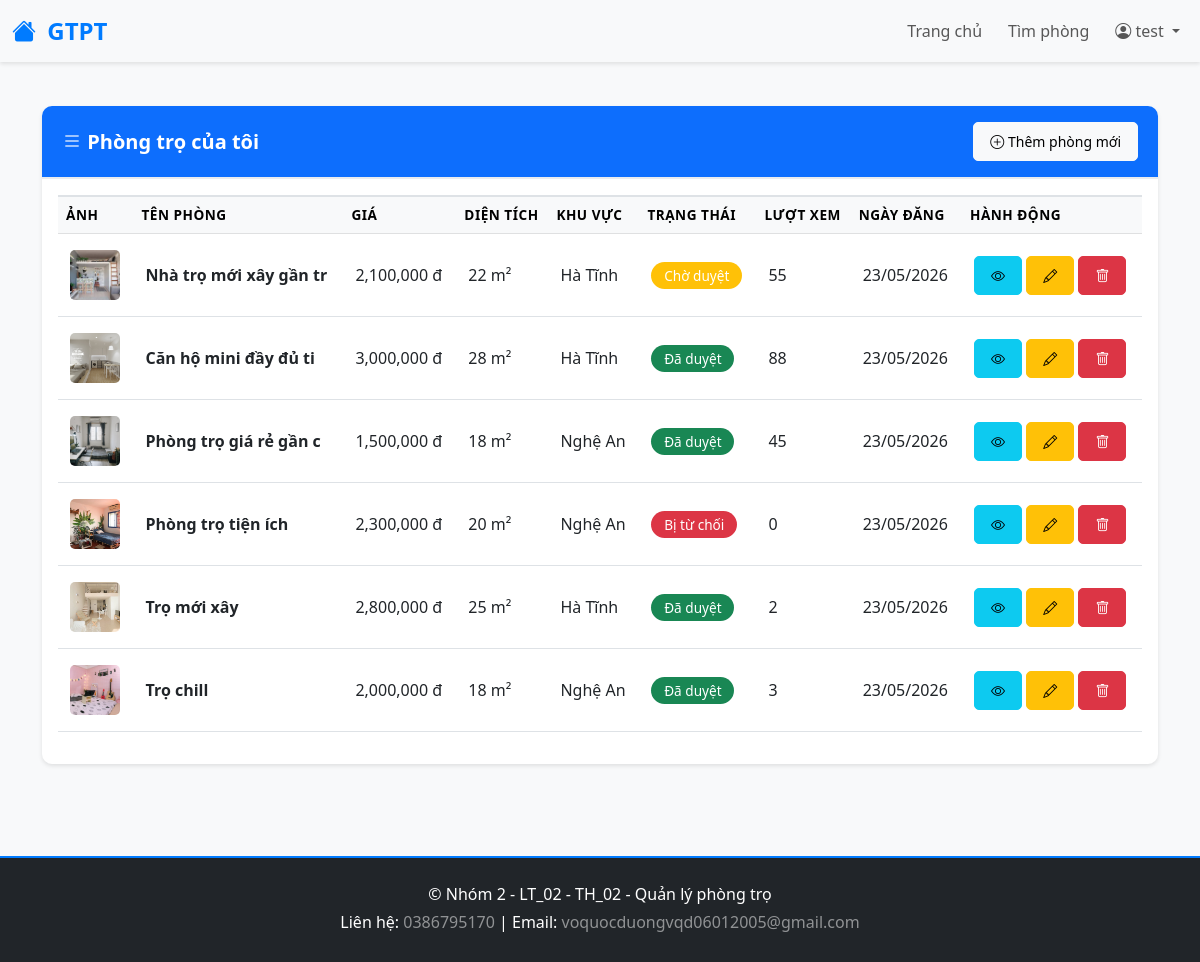
Screenshot of /motel/my_motels.php (signed in) with the database file from the repository.
### tables this page shows
CREATE TABLE `motel` (
  `ID` int(10) NOT NULL,
  `title` varchar(255) NOT NULL,
  `description` text NOT NULL,
  `price` int(11) NOT NULL,
  `area` int(11) NOT NULL,
  `count_view` int(11) NOT NULL,
  `address` varchar(255) NOT NULL,
  `latlng` varchar(255) NOT NULL,
  `images` varchar(255) NOT NULL,
  `user_id` int(10) NOT NULL,
  `category_id` int(11) NOT NULL,
  `district_id` int(11) NOT NULL,
  `utilities` varchar(255) NOT NULL,
  `created_at` timestamp NOT NULL DEFAULT current_timestamp() ON UPDATE current_timestamp(),
  `phone` varchar(255) NOT NULL,
  `approve` int(11) NOT NULL
);

CREATE TABLE `districts` (
  `ID` int(10) NOT NULL,
  `Name` varchar(255) NOT NULL
);

### motel/my_motels.php (the view, shortened to what this page needs)
<?php
include '../config/connect.php';
$user_id = $_SESSION['user_id'];
try {
    $sql = "SELECT m.*, d.name as district_name, c.name as category_name
            FROM motel m
            JOIN districts d ON m.district_id = d.id
            JOIN category c ON m.category_id = c.id
            WHERE m.user_id = ?
            ORDER BY m.created_at DESC";
    $stmt = $conn->prepare($sql);
    $stmt->execute([$user_id]);
    $motels = $stmt->fetchAll();
} catch (PDOException $e) {
    die("Lỗi: " . $e->getMessage());
}
?>
<?php include '../includes/header.php'; ?>
<div class="container py-4">
    <div class="row">
        <div class="col-12">
            <div class="card shadow-sm" style="border-radius: 10px;">
                <div class="card-header bg-primary text-white d-flex justify-content-between align-items-center" style="border-radius: 10px 10px 0 0;">
                    <h5 class="mb-0 fw-bold"><i class="bi bi-list"></i> Phòng trọ của tôi</h5>
                    <a href="add_motel.php" class="btn btn-light btn-sm">
                        <i class="bi bi-plus-circle"></i> Thêm phòng mới
                    </a>
                </div>
                <div class="card-body">
                    <?php if (count($motels) > 0): ?>
                        <div class="table-responsive">
                            <table class="table table-hover">
                                <thead class="table-light">
                                    <tr>
                                        <th>Ảnh</th>
                                        <th>Tên phòng</th>
                                        <th>Giá</th>
                                        <th>Diện tích</th>
                                        <th>Khu vực</th>
                                        <th>Trạng thái</th>
                                        <th>Lượt xem</th>
                                        <th>Ngày đăng</th>
                                        <th>Hành động</th>
                                    </tr>
                                </thead>
                                <tbody>
                                    <?php foreach ($motels as $motel): ?>
                                        <tr>
                                            <td>
                                                <?php if (!empty($motel['images']) && file_exists('../uploads/' . $motel['images'])): ?>
                                                    <img src="../uploads/<?php echo htmlspecialchars($motel['images']); ?>" alt="<?php echo htmlspecialchars($motel['title']); ?>" style="width: 50px; height: 50px; object-fit: cover; border-radius: 5px;">
                                                <?php else: ?>
                                                    <div style="width: 50px; height: 50px; background: #e9ecef; display: flex; align-items: center; justify-content: center; border-radius: 5px;">
                                                        <i class="bi bi-image text-muted" style="font-size: 1.5rem;"></i>
                                                    </div>
                                                <?php endif; ?>
                                            </td>
                                            <td><strong><?php echo htmlspecialchars(substr($motel['title'], 0, 30)); ?></strong></td>
                                            <td><?php echo number_format($motel['price']); ?> đ</td>
                                            <td><?php echo number_format($motel['area']); ?> m²</td>
                                            <td><?php echo htmlspecialchars($motel['district_name']); ?></td>
                                            <td>
                                                <?php if ($motel['approve'] == 1): ?>
                                                    <span class="badge bg-success">Đã duyệt</span>
                                                <?php elseif ($motel['approve'] == 0): ?>
                                                    <span class="badge bg-warning">Chờ duyệt</span>
                                                <?php else: ?>
                                                    <span class="badge bg-danger">Bị từ chối</span>
                                                <?php endif; ?>
                                            </td>
                                            <td><?php echo $motel['count_view']; ?></td>
                                            <td><?php echo date('d/m/Y', strtotime($motel['created_at'])); ?></td>
                                            <td>
                                                <a href="detail.php?id=<?php echo $motel['ID']; ?>" class="btn btn-sm btn-info" title="Xem">
                                                    <i class="bi bi-eye"></i>
                                                </a>
                                                <a href="edit_motel.php?id=<?php echo $motel['ID']; ?>" class="btn btn-sm btn-warning" title="Sửa">
                                                    <i class="bi bi-pencil"></i>
                                                </a>
                                                <button type="button" class="btn btn-sm btn-danger" title="Xóa" onclick="confirmDelete(<?php echo $motel['ID']; ?>)">
                                                    <i class="bi bi-trash"></i>
                                                </button>
                                            </td>
                                        </tr>
                                    <?php endforeach; ?>
                                </tbody>
                            </table>
                        </div>
                    <?php else: ?>
                        <div class="alert alert-info text-center">
                            <i class="bi bi-info-circle"></i> Bạn chưa đăng phòng trọ nào. <a href="add_motel.php">Đăng phòng mới</a>
                        </div>
                    <?php endif; ?>
                </div>
            </div>
        </div>
    </div>
</div>
<?php include '../includes/footer.php'; ?>

### assets/css/style.css (style rules this page uses)
:root { --primary-color: #007bff; --secondary-color: #6c757d; --success-color: #28a745; --danger-color: #dc3545; --warning-color: #ffc107; --info-color: #17a2b8; }
* { margin: 0; padding: 0; box-sizing: border-box; }
body { font-family: 'Segoe UI', Tahoma, Geneva, Verdana, sans-serif; background-color: #f8f9fa; color: #333; }
.card { border: none; transition: transform 0.3s ease, box-shadow 0.3s ease; }
.card-header { border-bottom: 2px solid #e9ecef; padding: 1rem 1.25rem; }
.btn { border-radius: 5px; padding: 0.5rem 1rem; transition: all 0.3s ease; font-weight: 500; }
.btn-danger { background-color: var(--danger-color); border-color: var(--danger-color); }
.table { border-collapse: collapse; }
.table thead th { background-color: #f8f9fa; border-top: 2px solid #dee2e6; font-weight: 600; text-transform: uppercase; font-size: 0.85rem; letter-spacing: 0.5px; }
.table td { vertical-align: middle; padding: 1rem 0.75rem; }
.badge { border-radius: 20px; padding: 0.4rem 0.8rem; font-size: 0.85rem; font-weight: 500; }
.shadow-sm { box-shadow: 0 2px 4px rgba(0, 0, 0, 0.1) !important; }
.fw-bold { font-weight: 600; }

### includes/header.php (style rules this page uses)
:root { --primary-color: #007bff; --secondary-color: #6c757d; --success-color: #28a745; --danger-color: #dc3545; }
body { font-family: 'Segoe UI', Tahoma, Geneva, Verdana, sans-serif; margin: 0; padding: 0; }

### rows the page displays
motel: images (picture), title "Nhà trọ mới xây gần tr", price "2,100,000", area "22", district.Name "Hà Tĩnh", approve "Chờ duyệt", count_view "55", created_at "23/05/2026"
motel: images (picture), title "Căn hộ mini đầy đủ ti", price "3,000,000", area "28", district.Name "Hà Tĩnh", approve "Đã duyệt", count_view "88", created_at "23/05/2026"
motel: images (picture), title "Phòng trọ giá rẻ gần c", price "1,500,000", area "18", district.Name "Nghệ An", approve "Đã duyệt", count_view "45", created_at "23/05/2026"
motel: images (picture), title "Phòng trọ tiện ích", price "2,300,000", area "20", district.Name "Nghệ An", approve "Bị từ chối", count_view "0", created_at "23/05/2026"
motel: images (picture), title "Trọ mới xây", price "2,800,000", area "25", district.Name "Hà Tĩnh", approve "Đã duyệt", count_view "2", created_at "23/05/2026"
motel: images (picture), title "Trọ chill", price "2,000,000", area "18", district.Name "Nghệ An", approve "Đã duyệt", count_view "3", created_at "23/05/2026"

### other values shown
$_SESSION['username'] "test"
